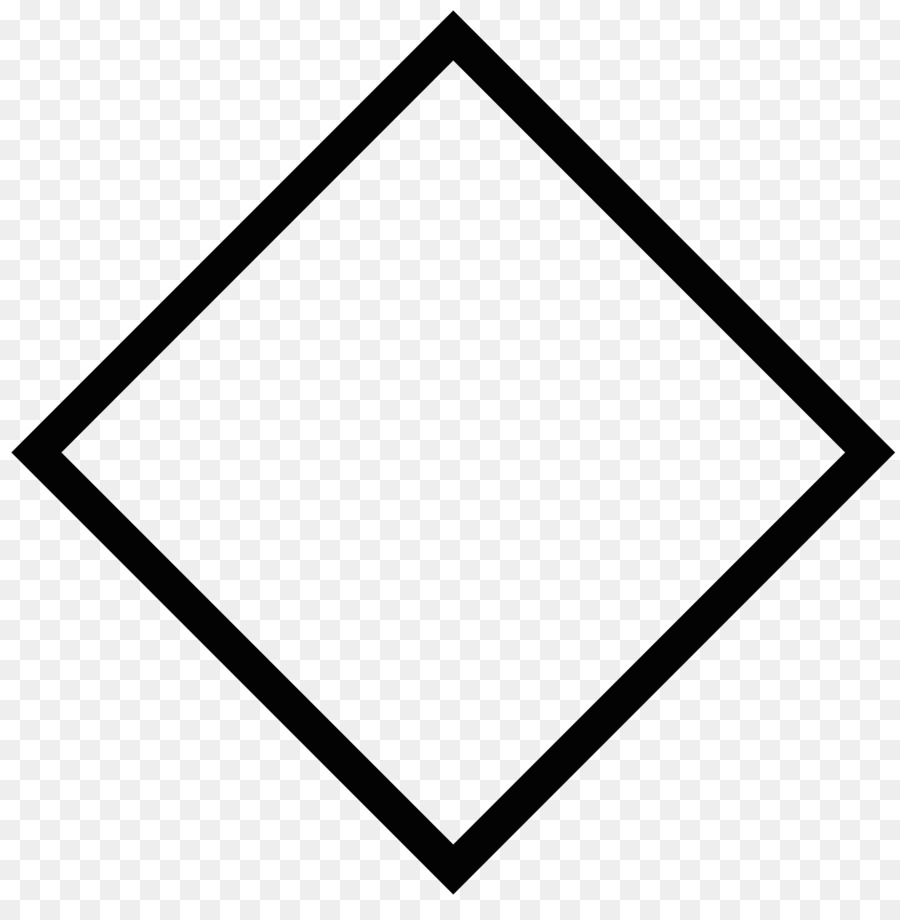
#> input picture belah-ketupat.jpg, 900 x 920 px
$ python -i detector.py   (imports and definitions only)   (older library calls are emulated)
#> lines starting #> are read from the running program, lines starting #| are printed output that depends on the picture; after the words box and inside, x2 and y2 are one past the last pixel; in counts of white or black regions, pixels touching at a corner belong together
import numpy as np
import cv2
from math import sqrt

class Detector:
    def __init__(self, image_name):
#> called with image_name = '../belah-ketupat.jpg'
        self.img = cv2.imread(image_name)
#> self.img is the input picture: shape (920, 900, 3); min 0, max 255, mean 221.8
        gray = cv2.cvtColor(self.img, cv2.COLOR_BGR2GRAY)

        _,thresh = cv2.threshold(gray,127,255,1)
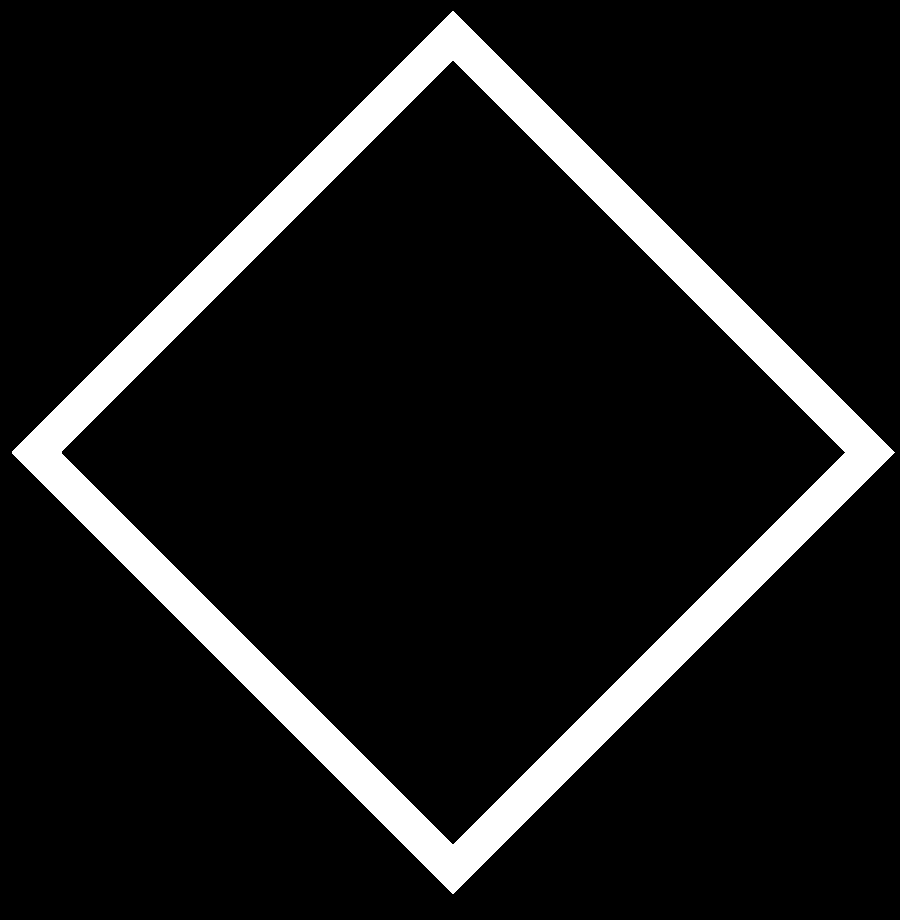
#> thresh: shape (920, 900); 10.1% white; 1 white region, box (x1, y1, x2, y2) and area: (12, 11, 895, 894) 83400

        _, contours, _ = cv2.findContours(thresh,cv2.RETR_EXTERNAL, cv2.CHAIN_APPROX_SIMPLE)
#> contours = 1 item

        for cnt in contours:
            self.approx = cv2.approxPolyDP(cnt, 0.01*cv2.arcLength(cnt,True),True)

            # Add approx to the set of edges
            self.edges = []
            for i in range (len(self.approx)):
                self.edges.append( [ self.approx[i][0][0], self.approx[i][0][1] ] )
#> this loop made 1 pass
#> self.approx on pass 1: [[452, 11], [12, 453], [453, 893], [894, 452]]

    def detect_image(self):
        # Draw green lines for every edges
        line_thickness = 7
        count = len(self.edges)
#> count = 4
        for i in range(count):
            cv2.line(self.img, (self.edges[i][0], self.edges[i][1]), (self.edges[(i+1) % count][0], self.edges[(i+1) % count][1]), (0,255,0), line_thickness)
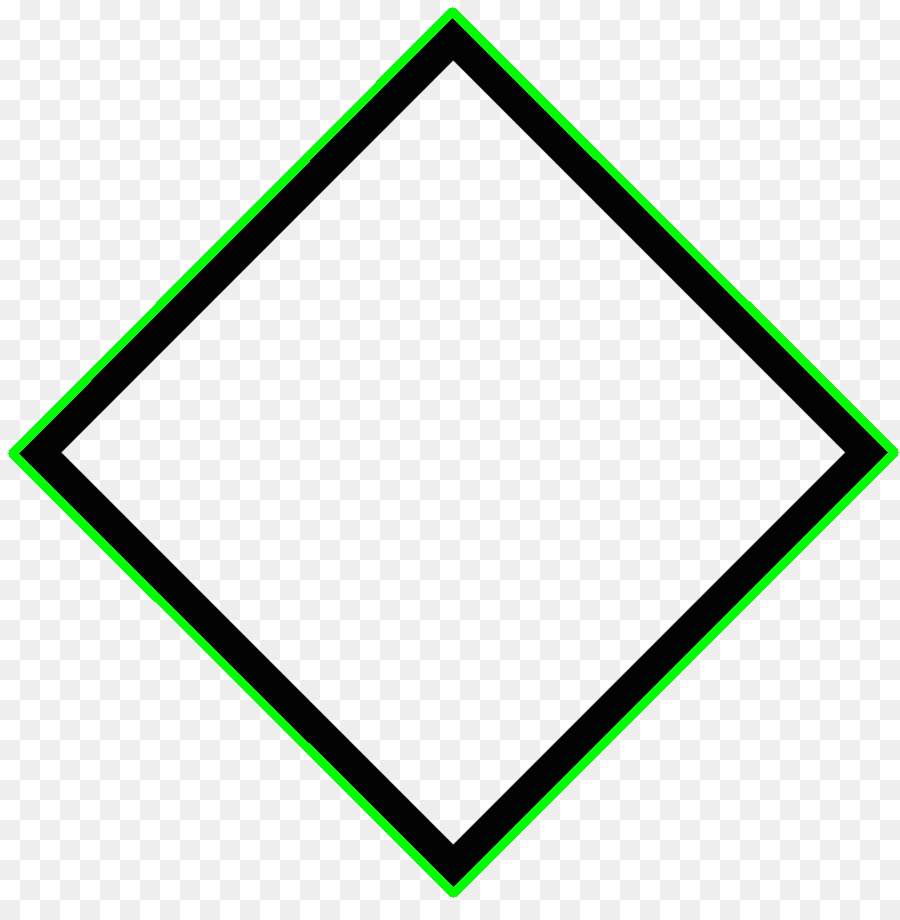
#> self.img: shape (920, 900, 3); 2.71% of pixels changed, all inside (x1, y1, x2, y2) = (8, 7, 899, 898)

        return self.img

    def get_slope(self,x1, y1, x2, y2):
        m = (y2-y1)/(x2-x1)
        return m

    # [11 lines left out: function get_angle, not called in this run]


    def get_length(self,x1, y1, x2, y2):
        return sqrt( (x2 - x1)**2 + (y2 - y1)**2 )

    # [30 lines left out: functions get_all_degrees, get_all_length, get_all_slopes, not called in this run]

    def get_edges_length(self):
        return len(self.edges)

    def get_all_edges(self):
        return self.edges

>>> result = Detector('../belah-ketupat.jpg').detect_image()

$ run again, on heksagon.jpg
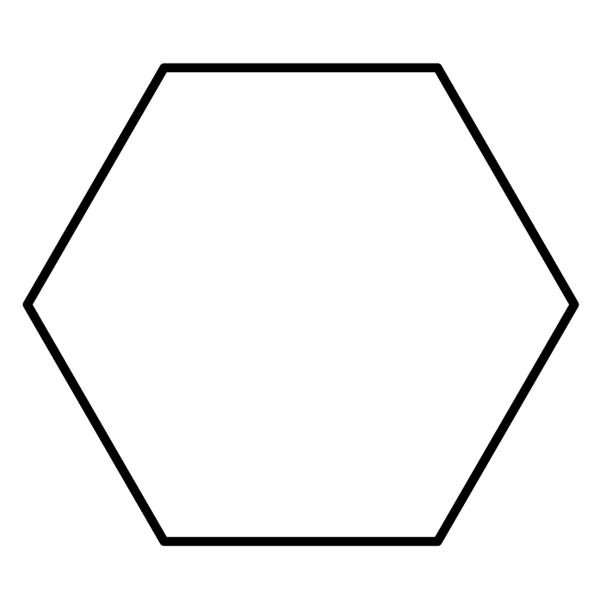
#> input picture heksagon.jpg, 600 x 600 px
#> in __init__, self.img is the input picture: shape (600, 600, 3); min 0, max 255, mean 244.4
#> in __init__, `_,thresh = cv2.threshold(gray,127,255,1)`:
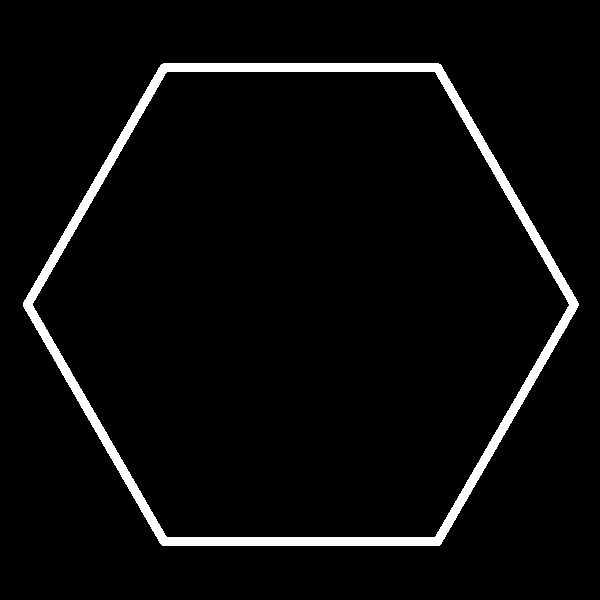
#> thresh: shape (600, 600); 4.1% white; 1 white region
#> contours = 1 contour; box (x1, y1, x2, y2) and area: (23, 63, 579, 546) 201179
#> the loop in __init__, `for cnt in contours:` made 1 pass
#> count = 6
#> after the loop in detect_image, `for i in range(count):`:
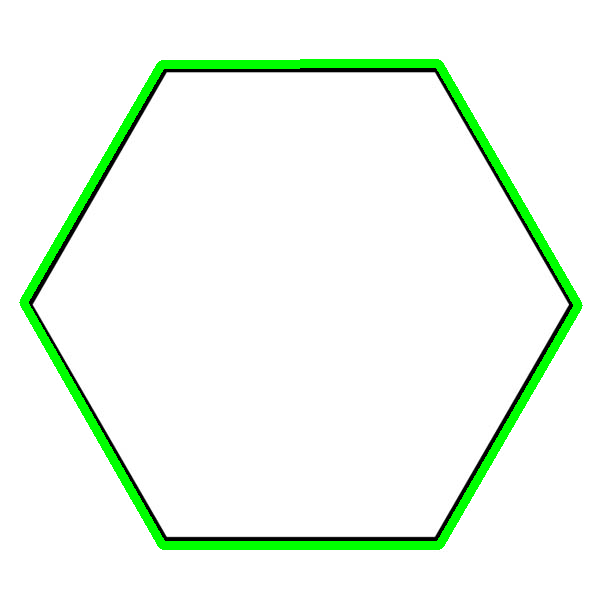
#> self.img: shape (600, 600, 3); 4.12% of pixels changed, all inside (x1, y1, x2, y2) = (19, 59, 583, 550)

$ run again, on segitiga-sama-sisi.jpg
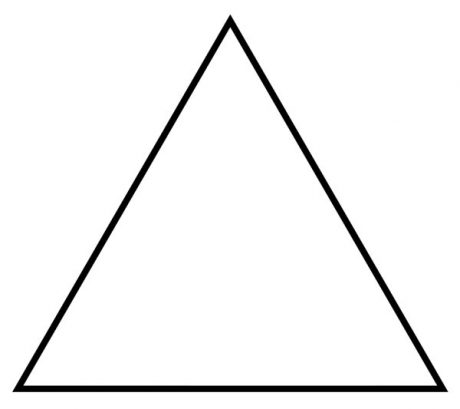
#> input picture segitiga-sama-sisi.jpg, 460 x 409 px
#> in __init__, self.img is the input picture: shape (409, 460, 3); min 0, max 255, mean 243.9
#> in __init__, `_,thresh = cv2.threshold(gray,127,255,1)`:
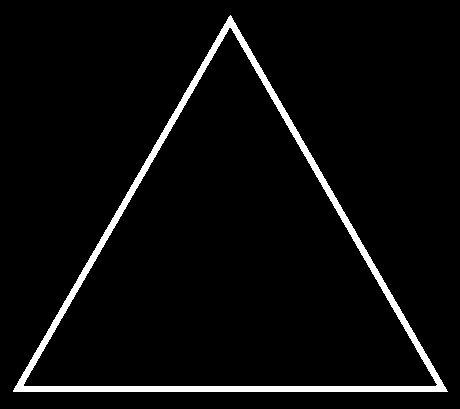
#> thresh: shape (409, 460); 4.2% white; 1 white region
#> contours = 1 contour; box (x1, y1, x2, y2) and area: (13, 15, 448, 392) 81740
#> the loop in __init__, `for cnt in contours:` made 1 pass
#> self.approx on pass 1: [[230, 15], [13, 391], [447, 391]]
#> count = 3
#> after the loop in detect_image, `for i in range(count):`:
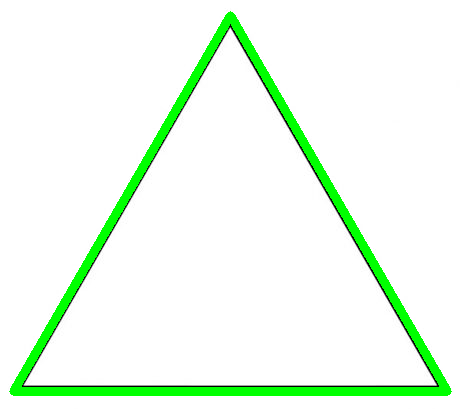
#> self.img: shape (409, 460, 3); 6.14% of pixels changed, all inside (x1, y1, x2, y2) = (9, 11, 452, 396)

$ run again, on pentagon.jpeg
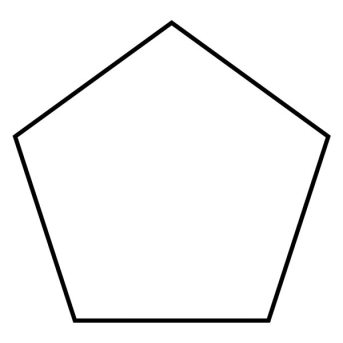
#> input picture pentagon.jpeg, 343 x 343 px
#> in __init__, self.img is the input picture: shape (343, 343, 3); min 0, max 255, mean 246
#> in __init__, `_,thresh = cv2.threshold(gray,127,255,1)`:
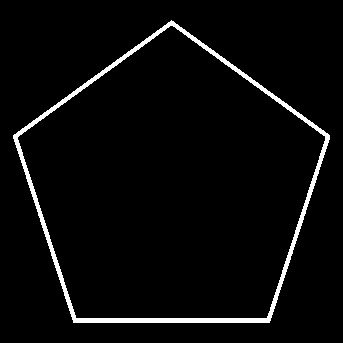
#> thresh: shape (343, 343); 3.6% white; 1 white region
#> contours = 1 contour; box (x1, y1, x2, y2) and area: (13, 20, 330, 323) 66146
#> the loop in __init__, `for cnt in contours:` made 1 pass
#> count = 5
#> after the loop in detect_image, `for i in range(count):`:
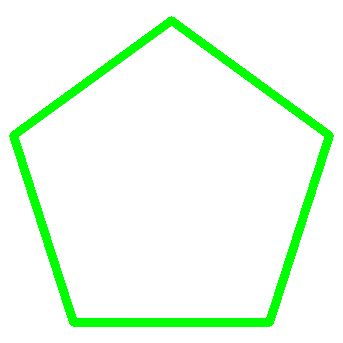
#> self.img: shape (343, 343, 3); 7.21% of pixels changed, all inside (x1, y1, x2, y2) = (9, 16, 334, 327)
